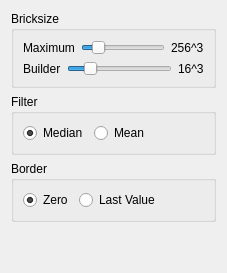
     <widget class="QWidget" name="tab">
      <attribute name="title">
       <string>Bricking</string>
      </attribute>
      <layout class="QVBoxLayout" name="verticalLayout_12">
       <item>
        <widget class="QGroupBox" name="groupBox_BS">
         <property name="title">
          <string>Bricksize</string>
         </property>
         <layout class="QVBoxLayout" name="verticalLayout_13">
          <item>
           <widget class="QFrame" name="frame_12">
            <property name="frameShape">
             <enum>QFrame::NoFrame</enum>
            </property>
            <property name="frameShadow">
             <enum>QFrame::Plain</enum>
            </property>
            <property name="lineWidth">
             <number>0</number>
            </property>
            <layout class="QHBoxLayout" name="horizontalLayout_BrickMax">
             <property name="margin">
              <number>0</number>
             </property>
             <item>
              <widget class="QLabel" name="label_BSMaxText">
               <property name="text">
                <string>Maximum</string>
               </property>
              </widget>
             </item>
             <item>
              <widget class="QSlider" name="horizontalSlider_BSMax">
               <property name="minimum">
                <number>7</number>
               </property>
               <property name="maximum">
                <number>14</number>
               </property>
               <property name="value">
                <number>8</number>
               </property>
               <property name="orientation">
                <enum>Qt::Horizontal</enum>
               </property>
              </widget>
             </item>
             <item>
              <widget class="QLabel" name="label_BSMaxUnit">
               <property name="text">
                <string>256^3</string>
               </property>
              </widget>
             </item>
            </layout>
           </widget>
          </item>
          <item>
           <widget class="QFrame" name="frame_13">
            <property name="frameShape">
             <enum>QFrame::NoFrame</enum>
            </property>
            <property name="frameShadow">
             <enum>QFrame::Plain</enum>
            </property>
            <property name="lineWidth">
             <number>0</number>
            </property>
            <layout class="QHBoxLayout" name="horizontalLayout_BrickBuilder">
             <property name="margin">
              <number>0</number>
             </property>
             <item>
              <widget class="QLabel" name="label_BSBuilderText">
               <property name="text">
                <string>Builder</string>
               </property>
              </widget>
             </item>
             <item>
              <widget class="QSlider" name="horizontalSlider_BSBuilder">
               <property name="minimum">
                <number>3</number>
               </property>
               <property name="maximum">
                <number>14</number>
               </property>
               <property name="value">
                <number>5</number>
               </property>
               <property name="orientation">
                <enum>Qt::Horizontal</enum>
               </property>
              </widget>
             </item>
             <item>
              <widget class="QLabel" name="label_BSBuilderUnit">
               <property name="text">
                <string>16^3</string>
               </property>
              </widget>
             </item>
            </layout>
           </widget>
          </item>
         </layout>
        </widget>
       </item>
       <item>
        <widget class="QGroupBox" name="groupBox_Filter">
         <property name="title">
          <string>Filter</string>
         </property>
         <layout class="QHBoxLayout" name="horizontalLayout_16">
          <item>
           <widget class="QRadioButton" name="radioButton_Median">
            <property name="text">
             <string>Median</string>
            </property>
            <property name="checked">
             <bool>true</bool>
            </property>
           </widget>
          </item>
          <item>
           <widget class="QRadioButton" name="radioButton_Mean">
            <property name="text">
             <string>Mean</string>
            </property>
           </widget>
          </item>
          <item>
           <spacer name="horizontalSpacer_2">
            <property name="orientation">
             <enum>Qt::Horizontal</enum>
            </property>
            <property name="sizeHint" stdset="0">
             <size>
              <width>40</width>
              <height>20</height>
             </size>
            </property>
           </spacer>
          </item>
         </layout>
        </widget>
       </item>
       <item>
        <widget class="QGroupBox" name="groupBox_Border">
         <property name="title">
          <string>Border</string>
         </property>
         <layout class="QHBoxLayout" name="horizontalLayout_17">
          <item>
           <widget class="QRadioButton" name="radioButton_Border0">
            <property name="text">
             <string>Zero</string>
            </property>
            <property name="checked">
             <bool>true</bool>
            </property>
           </widget>
          </item>
          <item>
           <widget class="QRadioButton" name="radioButton_BorderClamp">
            <property name="text">
             <string>Last Value</string>
            </property>
           </widget>
          </item>
          <item>
           <spacer name="horizontalSpacer_3">
            <property name="orientation">
             <enum>Qt::Horizontal</enum>
            </property>
            <property name="sizeHint" stdset="0">
             <size>
              <width>40</width>
              <height>20</height>
             </size>
            </property>
           </spacer>
          </item>
         </layout>
        </widget>
       </item>
       <item>
        <spacer name="verticalSpacer_4">
         <property name="orientation">
          <enum>Qt::Vertical</enum>
         </property>
         <property name="sizeHint" stdset="0">
          <size>
           <width>20</width>
           <height>40</height>
          </size>
         </property>
        </spacer>
       </item>
      </layout>
     </widget>
